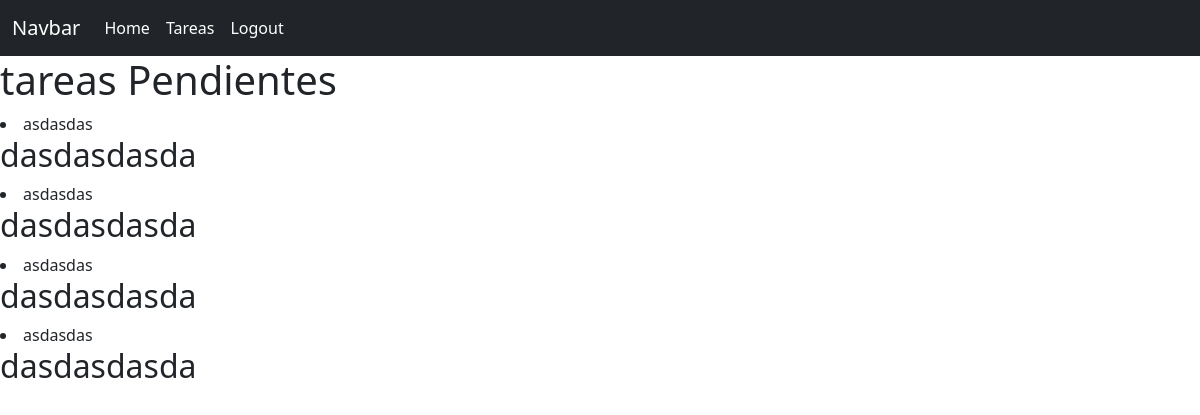
/tareas/ (signed in), run on the app's committed database.
### task/models.py (models this page shows, shortened)
class Tareas(models.Model):
    title = models.CharField(max_length=100)
    description = models.TextField(blank=True)
    created = models.DateTimeField(auto_now_add=True)
    datecompleted = models.DateTimeField(null=True)
    important = models.BooleanField(default=False)
    user = models.ForeignKey(User, on_delete=models.CASCADE)

### task/views.py (the view)
# urls.py: path('tareas/', views.tareas, name='tareas'),
@login_required
def tareas(request):
    tareas = Tareas.objects.filter(user=request.user)
    return render(request, 'tareas.html', {
        'tareas': Tareas.objects.filter(user=request.user)
    })

### task/templates/tareas.html (shortened to what this page needs)
{% extends 'base.html'%}
{% block content %}
<h1>tareas Pendientes</h1>
{% for tareas in tareas %}
<li>
        {{tareas.title}}
    <h2>{{tareas.description}}</h2>
</li>
{% endfor %}
{% endblock %}

### data on the page
Tareas: title "asdasdas", description "dasdasdasda"
Tareas: title "asdasdas", description "dasdasdasda"
Tareas: title "asdasdas", description "dasdasdasda"
Tareas: title "asdasdas", description "dasdasdasda"
